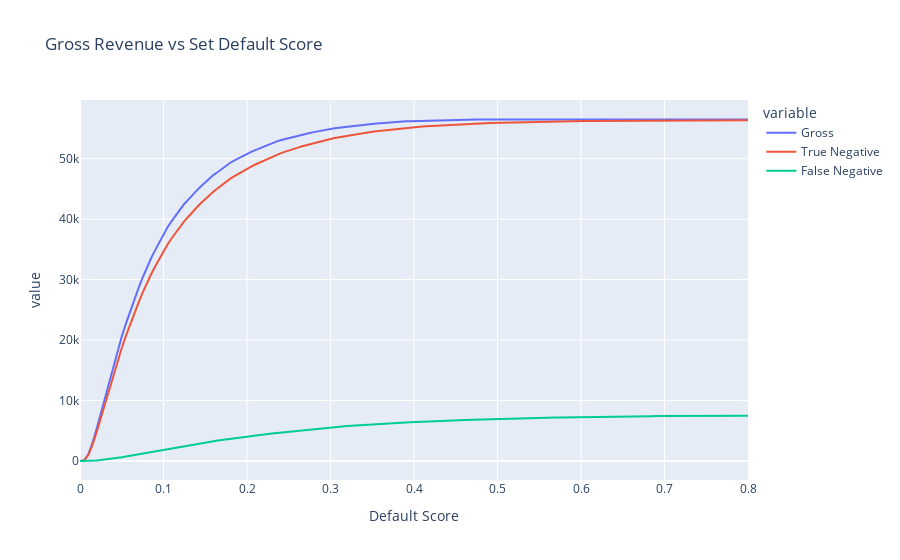

Notebook cell for this chart:
### Markdown cell above
These results are very good because the innate nature of loans is that lendors make money on the risk of lending money. Their goals is to make more money charging interest on active loans than to lose on loan defaults. The best performing model is the neural network created using Keras Sequential. 

The key advantage of this model is that lendors can assess their own risk tolerance and set an appropriate default score depending on the current situation.

If there was unlimited access to credit for the lendor, they set a default score no higher than 0.585 for the goal of optimizing gross revenue from loans assuming loan amounts and interest rates are the same in the training and testing dataset which is highly likely in a dataset with over 255000 rows separated into 75% training and 25% testing. Revenue is calculated using the total true negative value (loans given that do not default) * the interest rate - total false negative value (loans given that do default).

However, very rarely do lendors have access to unlimited credit. A default score of ~0.335 calculated by obtaining the maximum weighted F1 score results in the best performing model. The weighted average F1 score considers class specific performance and class imbalance which is directly applicable here due to there being significantly less loan defaults than loans not defaulting. This choice does represent a ~2% loss of gross revenue compared to the choice above but the advantage is that compared to the default score above the lendor only needs to lend out ~94.6% of the capital (calculated by True Negative + False Negative for the default score of 0.585 - True Negative + False Negative for the default score of 0.335).

If the lendor wanted a recall rate greater than 50% for loans that default, a default score less than ~0.18 should be set. This choice does represent a significant ~13% loss of gross revenue compared to the gross revenue driven model but requires only ~79% of capital.

### Code cell
# Plotting the Results
fig = px.line(dtf, x='Default Score', y=['Gross', 'True Negative', 'False Negative'], title='Gross Revenue vs Set Default Score')
display(fig)

### Figure 1 — Plotly figure (JSON) as saved in the notebook; plotly's stock layout.template omitted (floating-point values rounded to 4 significant figures; data arrays with more than 128 entries replaced by an {"elided": "..."} marker saying what was removed)
{"data": [{"hovertemplate": "variable=Gross<br>Default Score=%{x}<br>value=%{y}<extra></extra>", "legendgroup": "Gross", "line": {"color": "#636efa", "dash": "solid"}, "marker": {"symbol": "circle"}, "mode": "lines", "name": "Gross", "orientation": "v", "showlegend": true, "type": "scatter", "x": {"elided": "161 float values"}, "xaxis": "x", "y": {"elided": "161 float values"}, "yaxis": "y"}, {"hovertemplate": "variable=True Negative<br>Default Score=%{x}<br>value=%{y}<extra></extra>", "legendgroup": "True Negative", "line": {"color": "#EF553B", "dash": "solid"}, "marker": {"symbol": "circle"}, "mode": "lines", "name": "True Negative", "orientation": "v", "showlegend": true, "type": "scatter", "x": {"elided": "161 float values"}, "xaxis": "x", "y": {"elided": "161 int values"}, "yaxis": "y"}, {"hovertemplate": "variable=False Negative<br>Default Score=%{x}<br>value=%{y}<extra></extra>", "legendgroup": "False Negative", "line": {"color": "#00cc96", "dash": "solid"}, "marker": {"symbol": "circle"}, "mode": "lines", "name": "False Negative", "orientation": "v", "showlegend": true, "type": "scatter", "x": {"elided": "161 float values"}, "xaxis": "x", "y": {"elided": "161 int values"}, "yaxis": "y"}], "layout": {"legend": {"title": {"text": "variable"}, "tracegroupgap": 0}, "title": {"text": "Gross Revenue vs Set Default Score"}, "xaxis": {"anchor": "y", "domain": [0, 1], "title": {"text": "Default Score"}}, "yaxis": {"anchor": "x", "domain": [0, 1], "title": {"text": "value"}}}}
